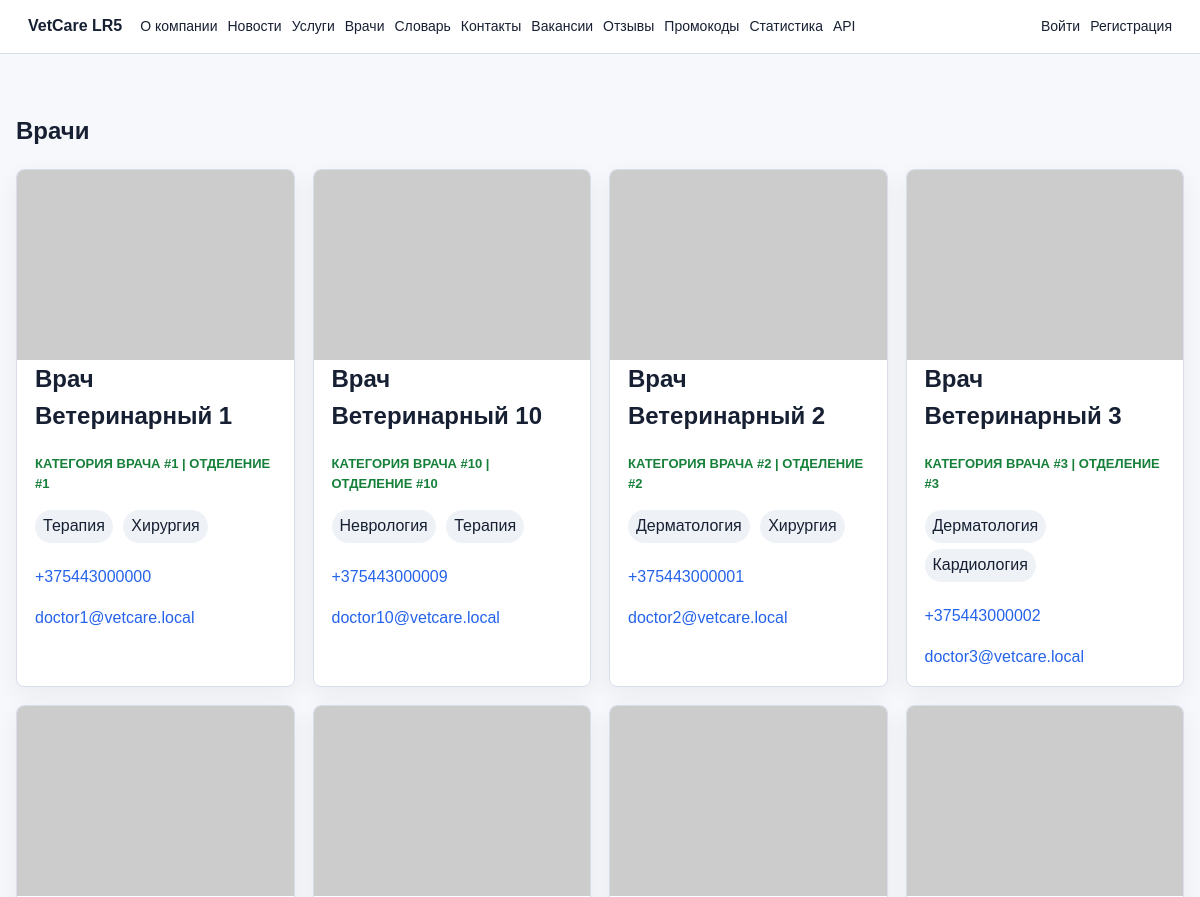
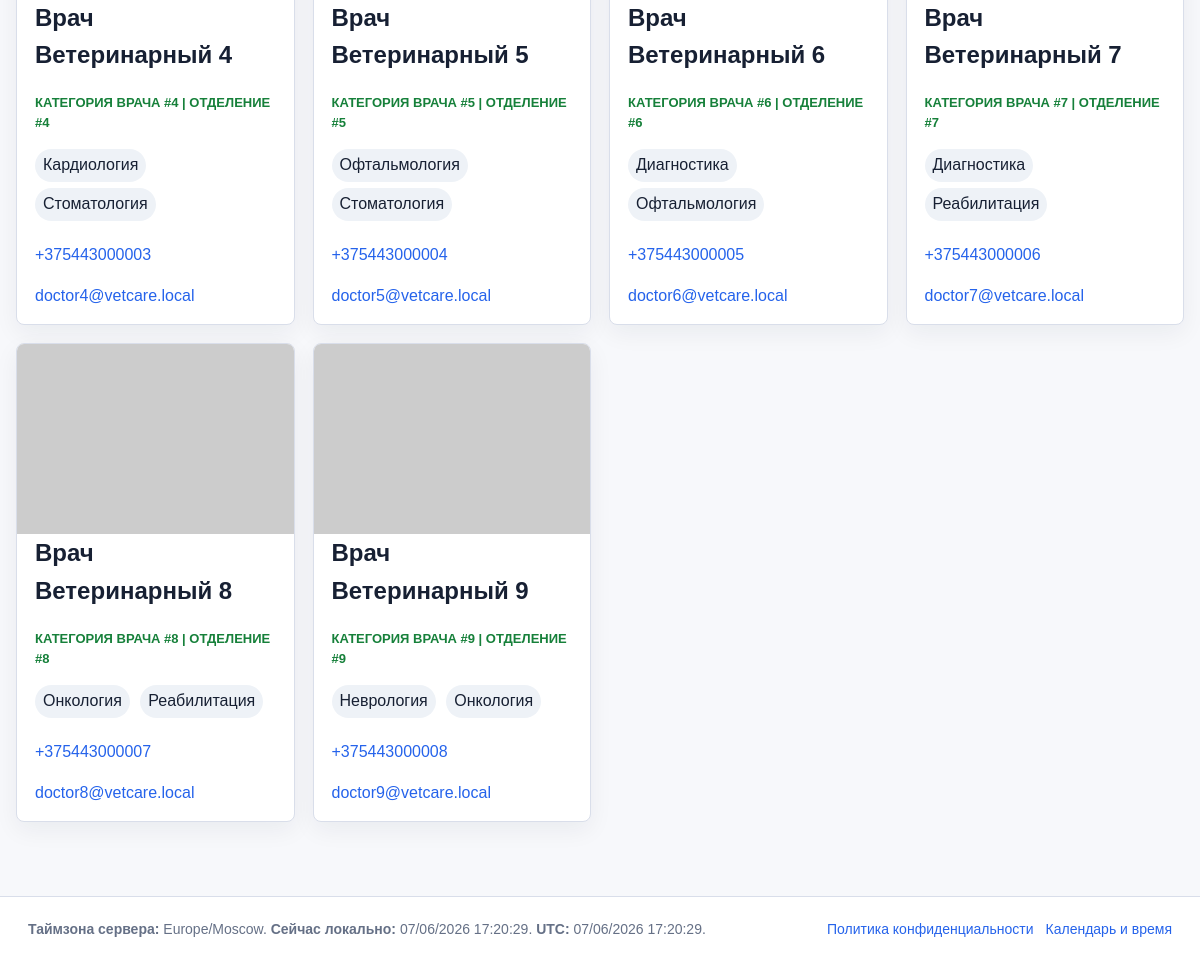
The app's page /doctors/ with its own data (2 pictures, top to bottom).
### clinic/models.py (models this page shows, shortened)
class TimeStampedModel(models.Model):
    created_at_utc = models.DateTimeField(default=timezone.now, editable=False, db_index=True)
    created_at_local = models.DateTimeField(editable=False, null=True, blank=True)
    updated_at_utc = models.DateTimeField(default=timezone.now, editable=False)
    updated_at_local = models.DateTimeField(editable=False, null=True, blank=True)
    class Meta:
        abstract = True

class Doctor(TimeStampedModel):
    user = models.OneToOneField(User, on_delete=models.SET_NULL, null=True, blank=True)
    full_name = models.CharField(max_length=150)
    category = models.ForeignKey(DoctorCategory, on_delete=models.PROTECT)
    department = models.ForeignKey(Department, on_delete=models.PROTECT)
    specializations = models.ManyToManyField(Specialization, related_name="doctors")
    phone = models.CharField(max_length=20, validators=[phone_validator])
    email = models.EmailField()
    photo_url = models.URLField()
    class Meta:
        ordering = ["full_name"]
        verbose_name = "врач"
        verbose_name_plural = "врачи"

class DoctorCategory(TimeStampedModel):
    name = models.CharField(max_length=120, unique=True)
    description = models.TextField()
    class Meta:
        ordering = ["name"]
        verbose_name = "категория врача"
        verbose_name_plural = "категории врачей"

class Department(TimeStampedModel):
    name = models.CharField(max_length=120, unique=True)
    room = models.CharField(max_length=20)
    phone = models.CharField(max_length=20, validators=[phone_validator])
    class Meta:
        ordering = ["name"]
        verbose_name = "отделение"
        verbose_name_plural = "отделения"

class Specialization(TimeStampedModel):
    name = models.CharField(max_length=120, unique=True)
    class Meta:
        ordering = ["name"]
        verbose_name = "специализация"
        verbose_name_plural = "специализации врачей"

### clinic/views.py (the view)
# urls.py: path("doctors/", views.doctors, name="doctors"),
def doctors(request):
    items = Doctor.objects.select_related("category", "department").prefetch_related("specializations")
    return render(request, "clinic/doctors.html", {"doctors": items})

### clinic/context_processors.py (called while the page is built)
def site_time(request):
    local_tz = ZoneInfo(settings.TIME_ZONE)
    now_utc = timezone.now()
    now_local = timezone.localtime(now_utc, local_tz)
    month_calendar = calendar.TextCalendar(firstweekday=0).formatmonth(
        now_local.year,
        now_local.month,
    )
    return {
        "server_timezone": settings.TIME_ZONE,
        "now_utc": now_utc,
        "now_local": now_local,
        "text_calendar": month_calendar,
    }

### clinic/templates/clinic/doctors.html (shortened to what this page needs)
{% extends "clinic/base.html" %}
{% block content %}
<section class="section">
    <h1>Врачи</h1>
    <div class="grid cards">
        {% for doctor in doctors %}
            <article class="card person-card">
                <img src="{{ doctor.photo_url }}" alt="{{ doctor.full_name }}">
                <h2>{{ doctor.full_name }}</h2>
                <p class="eyebrow">{{ doctor.category.name }} | {{ doctor.department.name }}</p>
                <p>
                    {% for specialization in doctor.specializations.all %}
                        <span class="tag">{{ specialization.name }}</span>
                    {% endfor %}
                </p>
                <p><a href="tel:{{ doctor.phone }}">{{ doctor.phone }}</a></p>
                <p><a href="mailto:{{ doctor.email }}">{{ doctor.email }}</a></p>
            </article>
        {% empty %}
            <p>Врачи пока не добавлены.</p>
        {% endfor %}
    </div>
</section>
{% endblock %}

### clinic/static/clinic/styles.css (style rules this page uses)
:root { color-scheme: light; --bg: #f7f8fb; --surface: #ffffff; --text: #172033; --muted: #657086; --line: #d9deea; --blue: #2563eb; --green: #16803a; --amber: #b7791f; --red: #c2410c; }
* { box-sizing: border-box; }
body { margin: 0; background: var(--bg); color: var(--text); font-family: Arial, Helvetica, sans-serif; line-height: 1.55; }
a { color: var(--blue); text-decoration: none; }
img { display: block; max-width: 100%; }
.latest-news, .row-card, .card { border: 1px solid var(--line); border-radius: 8px; background: var(--surface); box-shadow: 0 8px 24px rgba(23, 32, 51, 0.06); }
.latest-news div, .card, .row-card { padding: 18px; }
.section { padding: 30px 0; }
.section h1, .section h2, .section h3 { margin-top: 0; }
.grid { display: grid; gap: 18px; }
.cards { grid-template-columns: repeat(auto-fit, minmax(240px, 1fr)); }
.media-card img, .person-card img { width: 100%; height: 190px; object-fit: cover; }
.person-card { overflow: hidden; padding: 0; }
.person-card h2, .person-card p, .person-card .eyebrow { margin-left: 18px; margin-right: 18px; }
.eyebrow { margin: 0 0 8px; color: var(--green); font-size: 13px; font-weight: 700; text-transform: uppercase; }
.tag { display: inline-block; margin: 0 6px 6px 0; padding: 4px 8px; border-radius: 999px; background: #eef2f7; }

### records on screen
Doctor: full_name "Врач Ветеринарный 1", category.name "КАТЕГОРИЯ ВРАЧА #1", department.name "ОТДЕЛЕНИЕ #1", phone "+375443000000", email "doctor1@vetcare.local"
Specialization: name "Терапия"
Specialization: name "Хирургия"
Doctor: full_name "Врач Ветеринарный 10", category.name "КАТЕГОРИЯ ВРАЧА #10", department.name "ОТДЕЛЕНИЕ #10", phone "+375443000009", email "doctor10@vetcare.local"
Specialization: name "Неврология"
Doctor: full_name "Врач Ветеринарный 2", category.name "КАТЕГОРИЯ ВРАЧА #2", department.name "ОТДЕЛЕНИЕ #2", phone "+375443000001", email "doctor2@vetcare.local"
Specialization: name "Дерматология"
Doctor: full_name "Врач Ветеринарный 3", category.name "КАТЕГОРИЯ ВРАЧА #3", department.name "ОТДЕЛЕНИЕ #3", phone "+375443000002", email "doctor3@vetcare.local"
Specialization: name "Кардиология"
Doctor: full_name "Врач Ветеринарный 4", category.name "КАТЕГОРИЯ ВРАЧА #4", department.name "ОТДЕЛЕНИЕ #4", phone "+375443000003", email "doctor4@vetcare.local"
Specialization: name "Стоматология"
Doctor: full_name "Врач Ветеринарный 5", category.name "КАТЕГОРИЯ ВРАЧА #5", department.name "ОТДЕЛЕНИЕ #5", phone "+375443000004", email "doctor5@vetcare.local"
Specialization: name "Офтальмология"
Doctor: full_name "Врач Ветеринарный 6", category.name "КАТЕГОРИЯ ВРАЧА #6", department.name "ОТДЕЛЕНИЕ #6", phone "+375443000005", email "doctor6@vetcare.local"
Specialization: name "Диагностика"
Doctor: full_name "Врач Ветеринарный 7", category.name "КАТЕГОРИЯ ВРАЧА #7", department.name "ОТДЕЛЕНИЕ #7", phone "+375443000006", email "doctor7@vetcare.local"
Specialization: name "Реабилитация"
Doctor: full_name "Врач Ветеринарный 8", category.name "КАТЕГОРИЯ ВРАЧА #8", department.name "ОТДЕЛЕНИЕ #8", phone "+375443000007", email "doctor8@vetcare.local"
Specialization: name "Онкология"
Doctor: full_name "Врач Ветеринарный 9", category.name "КАТЕГОРИЯ ВРАЧА #9", department.name "ОТДЕЛЕНИЕ #9", phone "+375443000008", email "doctor9@vetcare.local"

### other values on screen
{{ server_timezone }} "Europe/Moscow"
{{ now_local|date:"d/m/Y H:i:s" }} "07/06/2026 17:20:29"
